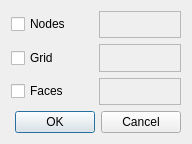
<?xml version="1.0" encoding="UTF-8"?>
<ui version="4.0">
 <class>RendererAttributeDlg</class>
 <widget class="QDialog" name="RendererAttributeDlg">
  <property name="geometry">
   <rect>
    <x>0</x>
    <y>0</y>
    <width>192</width>
    <height>144</height>
   </rect>
  </property>
  <property name="windowTitle">
   <string>Dialog</string>
  </property>
  <layout class="QVBoxLayout" name="verticalLayout">
   <item>
    <layout class="QHBoxLayout" name="horizontalLayout">
     <item>
      <widget class="QCheckBox" name="nodes_cb_">
       <property name="text">
        <string>Nodes</string>
       </property>
      </widget>
     </item>
     <item>
      <widget class="Q3D::ColorButton" name="nodes_color_button_">
       <property name="frameShape">
        <enum>QFrame::StyledPanel</enum>
       </property>
       <property name="frameShadow">
        <enum>QFrame::Raised</enum>
       </property>
      </widget>
     </item>
    </layout>
   </item>
   <item>
    <layout class="QHBoxLayout" name="horizontalLayout_2">
     <item>
      <widget class="QCheckBox" name="grid_cb_">
       <property name="text">
        <string>Grid</string>
       </property>
      </widget>
     </item>
     <item>
      <widget class="Q3D::ColorButton" name="grid_color_button_">
       <property name="frameShape">
        <enum>QFrame::StyledPanel</enum>
       </property>
       <property name="frameShadow">
        <enum>QFrame::Raised</enum>
       </property>
      </widget>
     </item>
    </layout>
   </item>
   <item>
    <layout class="QHBoxLayout" name="horizontalLayout_3">
     <item>
      <widget class="QCheckBox" name="face_cb_">
       <property name="text">
        <string>Faces</string>
       </property>
      </widget>
     </item>
     <item>
      <widget class="Q3D::ColorButton" name="face_color_button_">
       <property name="frameShape">
        <enum>QFrame::StyledPanel</enum>
       </property>
       <property name="frameShadow">
        <enum>QFrame::Raised</enum>
       </property>
      </widget>
     </item>
    </layout>
   </item>
   <item>
    <widget class="QDialogButtonBox" name="buttonBox">
     <property name="orientation">
      <enum>Qt::Horizontal</enum>
     </property>
     <property name="standardButtons">
      <set>QDialogButtonBox::Cancel|QDialogButtonBox::Ok</set>
     </property>
    </widget>
   </item>
  </layout>
 </widget>
 <customwidgets>
  <customwidget>
   <class>Q3D::ColorButton</class>
   <extends>QFrame</extends>
   <header>color_button.h</header>
   <container>1</container>
  </customwidget>
 </customwidgets>
 <resources/>
 <connections>
  <connection>
   <sender>buttonBox</sender>
   <signal>accepted()</signal>
   <receiver>RendererAttributeDlg</receiver>
   <slot>accept()</slot>
   <hints>
    <hint type="sourcelabel">
     <x>248</x>
     <y>254</y>
    </hint>
    <hint type="destinationlabel">
     <x>157</x>
     <y>274</y>
    </hint>
   </hints>
  </connection>
  <connection>
   <sender>buttonBox</sender>
   <signal>rejected()</signal>
   <receiver>RendererAttributeDlg</receiver>
   <slot>reject()</slot>
   <hints>
    <hint type="sourcelabel">
     <x>316</x>
     <y>260</y>
    </hint>
    <hint type="destinationlabel">
     <x>286</x>
     <y>274</y>
    </hint>
   </hints>
  </connection>
 </connections>
</ui>
